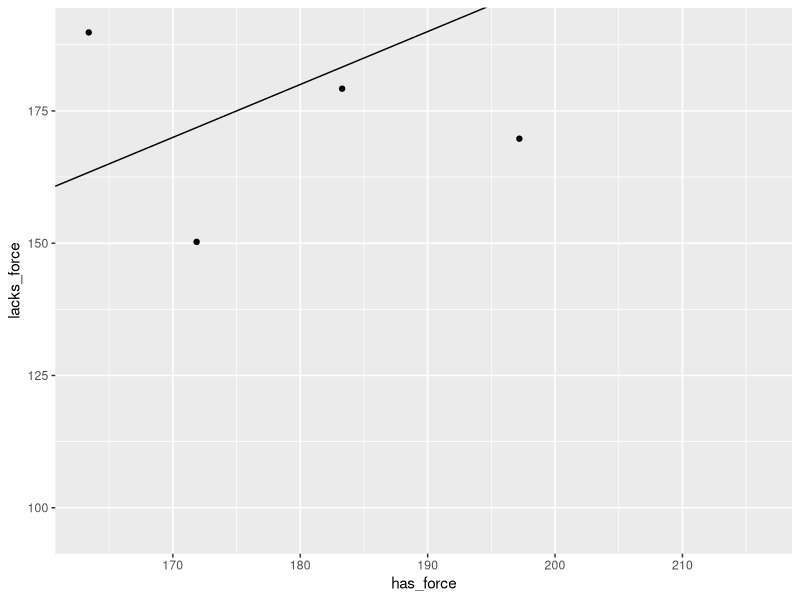
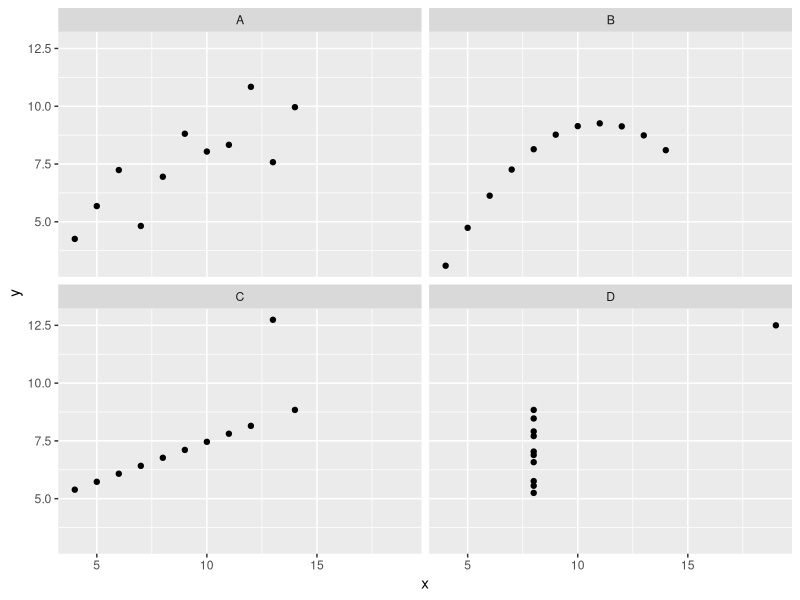

Recreate these plots in R, in order.
## ---- chunk 1
# import library
library(tidyverse)
## ---- chunk 2
starwars %>% 
  filter(species == "Human" | species == "Droid") %>% 
  select(name, species, birth_year, homeworld) %>% 
  arrange(desc(birth_year)) %>% 
  rename(person = name)
## ---- chunk 3
starwars %>% 
  filter(species == "Human", gender == "masculine") %>% 
  select(name, mass) %>% 
  arrange(desc(mass))
## ---- chunk 4
starwars %>% 
  group_by(species, homeworld) %>% 
  summarize(avg_h = mean(height), sd_h = sd(height),
            avg_m = mean(mass), sd_m = sd(mass),
            count = n())
## ---- chunk 5
starwars %>% 
  group_by(species) %>% 
  slice(which.max(height)) %>% 
  select(name, height, eye_color)
## ---- chunk 6
# extract unique species
unique.species <- starwars$species %>% 
  unique()

# the number of unique species
species.len <- length(unique.species)

# creating a new dataframe
new.df <- data.frame(species = unique.species)

if (species.len %% 2 == 0) {
  new.df$force <- rep(c("has force", "lacks force"), times = species.len/2)
} else {
  new.df$force <- c(rep(c("has force", "lacks force"), times = floor(species.len/2)), "has force")
}

new.df
## ---- chunk 7
ext.starwars <- starwars %>% 
  left_join(new.df, by = "species")

ext.starwars %>% 
  group_by(force) %>% 
  summarize(avg_mass = mean(mass, na.rm = TRUE))
## ---- chunk 8
force.heights <- ext.starwars %>% 
  group_by(force, eye_color) %>% 
  summarize(avg_h = mean(height, na.rm = TRUE))

force.heights %>% 
  pivot_wider(names_from = force, values_from = avg_h) %>% 
  rename(has_force = "has force", lacks_force = "lacks force") %>% 
  ggplot(aes(x = has_force, y = lacks_force)) +
  geom_point() +
  geom_abline(intercept = 0, slope = 1)
## ---- chunk 9
four.ds <- read.csv(file.path("data", "four_datasets.csv"))
four.ds %>% str()
## ---- chunk 10
four.ds %>% 
  ggplot(aes(x = x, y = y)) +
  geom_point() +
  facet_wrap(~ dataset, nrow = 2)
## ---- chunk 11
four.ds %>% 
  group_by(dataset) %>% 
  summarize(mean_x = mean(x), sd_x = sd(x),
            mean_y = mean(y), sd_y = sd(y),
            corr_xy = cor(x, y))
